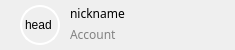
<?xml version="1.0" encoding="UTF-8"?>
<ui version="4.0">
 <class>ComboBoxItemWidget</class>
 <widget class="QWidget" name="ComboBoxItemWidget">
  <property name="geometry">
   <rect>
    <x>0</x>
    <y>0</y>
    <width>235</width>
    <height>50</height>
   </rect>
  </property>
  <property name="minimumSize">
   <size>
    <width>235</width>
    <height>50</height>
   </size>
  </property>
  <property name="maximumSize">
   <size>
    <width>235</width>
    <height>50</height>
   </size>
  </property>
  <property name="windowTitle">
   <string>Form</string>
  </property>
  <widget class="QToolButton" name="toolButtonDelete">
   <property name="geometry">
    <rect>
     <x>200</x>
     <y>15</y>
     <width>20</width>
     <height>20</height>
    </rect>
   </property>
   <property name="styleSheet">
    <string notr="true">background-color:transparent;</string>
   </property>
   <property name="text">
    <string/>
   </property>
   <property name="icon">
    <iconset resource="res.qrc">
     <normaloff>:/res/login/close-item-hover.png</normaloff>:/res/login/close-item-hover.png</iconset>
   </property>
   <property name="autoRaise">
    <bool>true</bool>
   </property>
  </widget>
  <widget class="QLabel" name="labelNickname">
   <property name="geometry">
    <rect>
     <x>70</x>
     <y>5</y>
     <width>110</width>
     <height>16</height>
    </rect>
   </property>
   <property name="font">
    <font>
     <family>微软雅黑</family>
    </font>
   </property>
   <property name="text">
    <string>nickname</string>
   </property>
  </widget>
  <widget class="QLabel" name="labelHead">
   <property name="geometry">
    <rect>
     <x>20</x>
     <y>5</y>
     <width>40</width>
     <height>40</height>
    </rect>
   </property>
   <property name="styleSheet">
    <string notr="true">border:2px solid white;
border-radius:20px;</string>
   </property>
   <property name="text">
    <string>head</string>
   </property>
  </widget>
  <widget class="QLabel" name="labelAccount">
   <property name="geometry">
    <rect>
     <x>70</x>
     <y>26</y>
     <width>110</width>
     <height>16</height>
    </rect>
   </property>
   <property name="font">
    <font>
     <family>微软雅黑</family>
    </font>
   </property>
   <property name="styleSheet">
    <string notr="true">color:rgb(130,130,130);</string>
   </property>
   <property name="text">
    <string>Account</string>
   </property>
  </widget>
 </widget>
 <resources>
  <include location="res.qrc"/>
 </resources>
 <connections/>
</ui>
